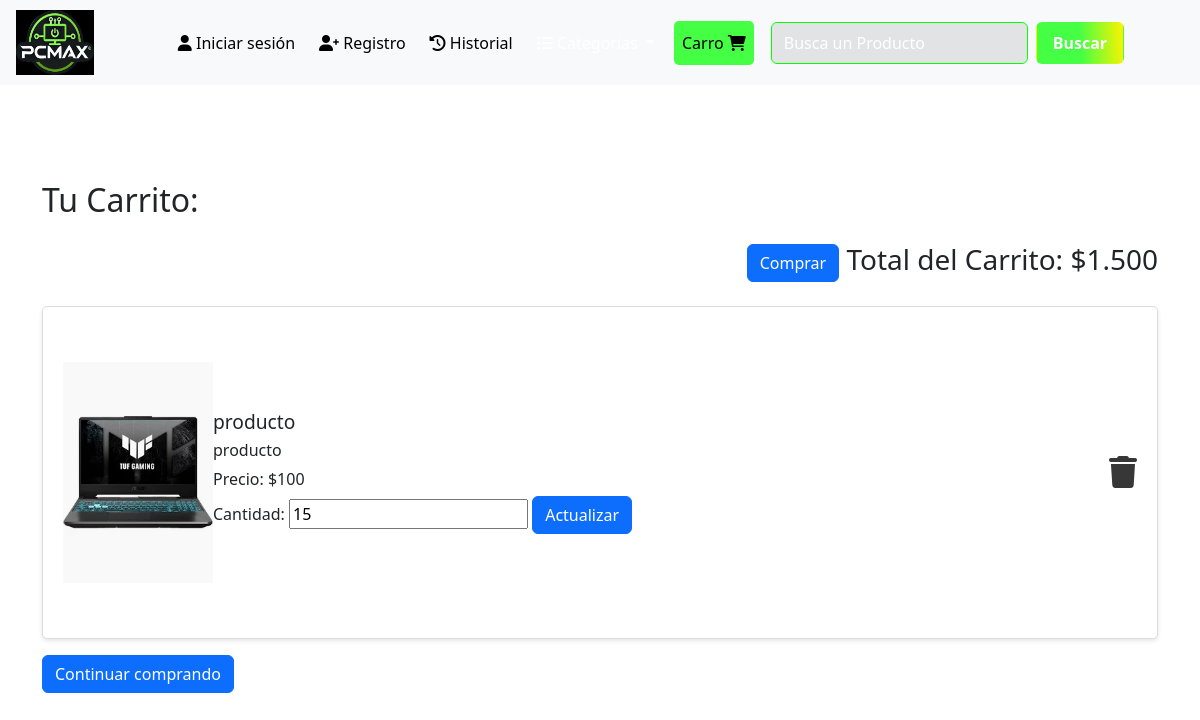
The app's page /carro_compra/ (signed in), older data.
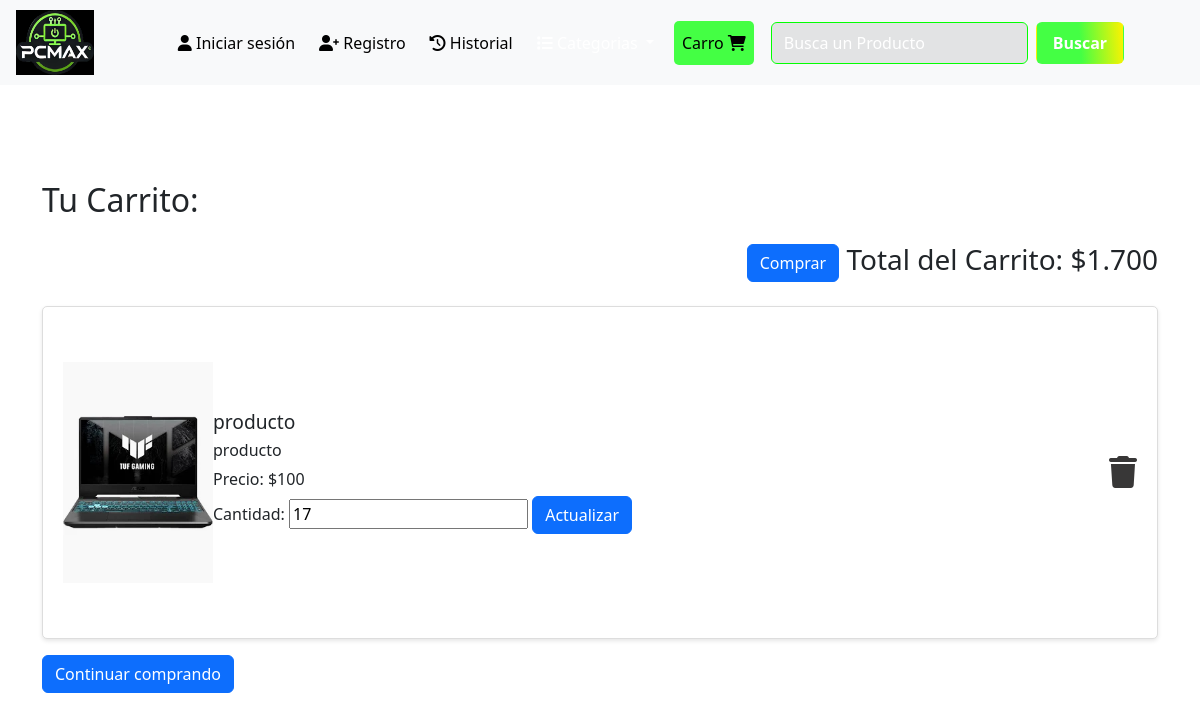
The same page, newer data.
### store/models.py (models this page shows, shortened)
class CarritoProducto(models.Model):
    carrito = models.ForeignKey(Carrito, on_delete=models.CASCADE)
    producto = models.ForeignKey(Producto, on_delete=models.CASCADE)
    cantidad = models.PositiveIntegerField(default=1)

class Producto(models.Model):
    nombre_producto = models.CharField(max_length = 50)
    descripcion_producto = models.TextField()
    precio_producto = models.IntegerField()
    cantidad_producto = models.IntegerField(default=0)
    creacion_producto = models.DateTimeField(auto_now_add=True)
    imagen_producto = models.ImageField(upload_to='producto/', null=True, blank=True)
    id_categoria = models.ForeignKey(Categorias,on_delete=models.CASCADE, default=0)#Sin categoria
    id_almacen = models.ForeignKey(Almacenes, on_delete=models.CASCADE, default=1)

### store/views.py (the view)
# urls.py: path('carro_compra/', views.carro_compra, name='carro_compra'),
@login_required
def carro_compra(request):
    carrito = get_object_or_404(Carrito, usuario=request.user)
    elementos = ElementoCarrito.objects.filter(carrito=carrito)
    total_carrito = 0
    for elemento in elementos:
        elemento.total = elemento.producto.precio_producto * elemento.cantidad
        total_carrito += elemento.total
    return render(request, 'carro_compra.html', {'elementos': elementos, 'total_carrito': total_carrito})

### store/templatetags/custom_filters.py (called while the page is built)
@register.filter
def currency(value):
    return f'{value:,.0f}'.replace(',', '.')

### store/templates/carro_compra.html (shortened to what this page needs)
{% load bootstrap5 %}
{% load static %}
{% load custom_filters %}
<!DOCTYPE html>
<html lang="es">
<head>
    {% bootstrap_css %}
    <link rel="stylesheet" href="https://cdnjs.cloudflare.com/ajax/libs/font-awesome/6.0.0-beta3/css/all.min.css">
    <link rel="stylesheet" href="{% static 'css/carro_comprao.css' %}">
</head>
<body>
 <nav class="navbar navbar-expand-lg bg-body-tertiary">
  <div>
    <a href="{% url 'home' %}">
        <img src="{% static './images/logo-empresa.jpg' %}" class="logo-PcMax ms-3" alt="Logo Empresa">
    </a>
  </div>
    <div class="container-fluid">
      <div class="collapse navbar-collapse" id="navbarTogglerDemo02">
        <ul class="navbar-nav me-auto mb-2 mb-lg-0">
          <li class="nav-item me-2">
            <a class="nav-link active" href="{% url 'inicio_sesion' %}">
              <i class="fas fa-user"></i>
              Iniciar sesión
            </a>
          </li>
          <li class="nav-item me-2">
            <a class="nav-link active" href="{% url 'registro_cliente' %}">
              <i class="fas fa-user-plus"></i>
              Registro
            </a>
          </li>
          <li class="nav-item me-2">
            <a class="nav-link active" aria-disabled="true">
              <i class="fas fa-history"></i>
              Historial
            </a>
          </li>
          <li class="nav-item me-2 dropdown">
            <a class="nav-link dropdown-toggle" data-bs-toggle="dropdown" href="#" role="button" aria-expanded="false">
              <i class="fas fa-list mx-auto"></i>
            </a>
          </li>
          <li class="nav-item link-carro mx-1">
            <a class="nav-link active  " href="{% url 'carro_compra' %}"">
              Carro
              <i class="fas fa-shopping-cart"></i>
            </a>
          </li>
          <form class="from-buscar d-flex ms-2" method="get">
            <input class="input-buscar-producto form-control me-2" placeholder="Busca un Producto" aria-label="Search">
            <button class="btn btn-buscar px-3 py-2" type="submit">Buscar</button>
          </form>
        </ul>
      </div>
    </div>
</nav>
    <br><br><br><br>
    <div class="container">
        <h2>Tu Carrito:</h2>
        <h3 class="my-4 text-end">
            <a href="/compra_producto" class="btn btn-primary">Comprar</a>
            <span>Total del Carrito: ${{ total_carrito|currency }}</span>
        </h3>
        <ul class="carrito-lista">
            {% for elemento in elementos %}
            <li class="carrito-item">
                <img src="{{ elemento.producto.imagen_producto.url }}" class="card-img-top productoIMG" alt="{{ elemento.producto.nombre_producto }}">
                <div class="product-details">
                    <h3>{{ elemento.producto.nombre_producto }}</h3>
                    <p>{{ elemento.producto.descripcion_producto }}</p>
                    <p>Precio: ${{ elemento.producto.precio_producto|currency }}</p>
                    <form method="post" action="{% url 'modificar_cantidad_carrito' elemento.id %}">
                        <label for="cantidad">Cantidad:</label>
                        <input type="number" id="cantidad" name="cantidad" value="{{ elemento.cantidad }}" min="1" required>
                        <button class="btn btn-primary" type="submit">Actualizar</button>
                    </form>
                </div>
                <a href="{% url 'eliminar_del_carrito' elemento.id %}" class="eliminar">
                    <i class="fa fa-trash"></i>
                </a>
            </li>
            {% endfor %}
        </ul>
        <a href="/" class="btn btn-primary">Continuar comprando</a>
    </div>
</body>
</html>

Row changes from the older to the newer data that the page shows:
changed CarritoProducto "producto": cantidad "15" → "17"
Text that changed along with them:
{{ total_carrito|currency }}: "1.500" → "1.700"
